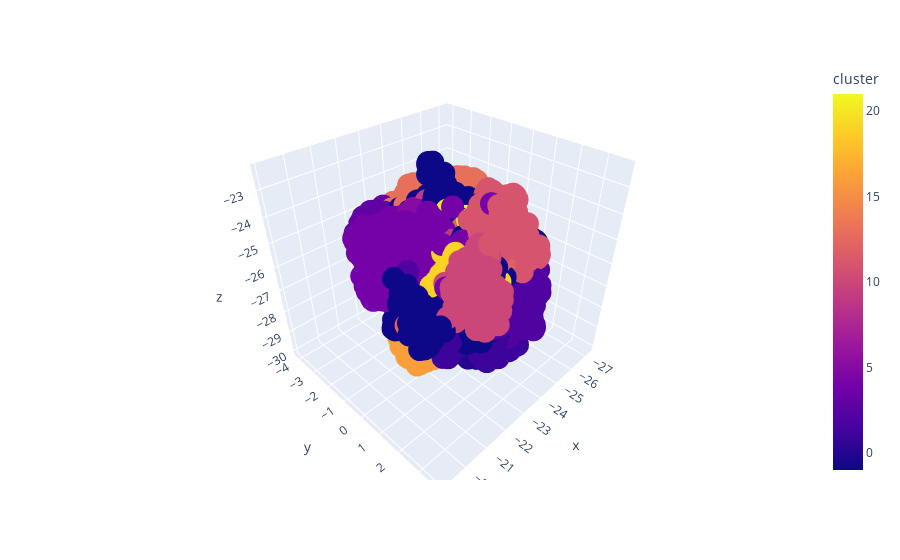

Here is the notebook cell this chart was saved with:
### Code cell
fig.show()

### Figure 1 — Plotly figure (JSON) as saved in the notebook; plotly's stock layout.template omitted (floating-point values rounded to 4 significant figures; data arrays with more than 128 entries replaced by an {"elided": "..."} marker saying what was removed)
{"data": [{"hovertemplate": "x=%{x}<br>y=%{y}<br>z=%{z}<br>cluster=%{marker.color}<extra></extra>", "legendgroup": "", "marker": {"color": {"elided": "6144 int values"}, "coloraxis": "coloraxis", "symbol": "circle"}, "mode": "markers", "name": "", "scene": "scene", "showlegend": false, "type": "scatter3d", "x": {"elided": "6144 float values"}, "y": {"elided": "6144 float values"}, "z": {"elided": "6144 float values"}}], "layout": {"coloraxis": {"colorbar": {"title": {"text": "cluster"}}, "colorscale": [[0, "#0d0887"], [0.1111, "#46039f"], [0.2222, "#7201a8"], [0.3333, "#9c179e"], [0.4444, "#bd3786"], [0.5556, "#d8576b"], [0.6667, "#ed7953"], [0.7778, "#fb9f3a"], [0.8889, "#fdca26"], [1, "#f0f921"]]}, "legend": {"tracegroupgap": 0}, "margin": {"t": 60}, "scene": {"domain": {"x": [0, 1], "y": [0, 1]}, "xaxis": {"title": {"text": "x"}}, "yaxis": {"title": {"text": "y"}}, "zaxis": {"title": {"text": "z"}}}}}
